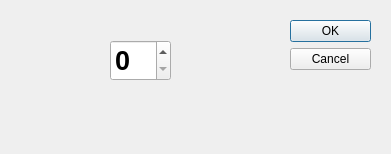
<?xml version="1.0" encoding="UTF-8"?>
<ui version="4.0">
 <class>Dialog</class>
 <widget class="QDialog" name="Dialog">
  <property name="geometry">
   <rect>
    <x>0</x>
    <y>0</y>
    <width>391</width>
    <height>154</height>
   </rect>
  </property>
  <property name="windowTitle">
   <string>Dialog</string>
  </property>
  <widget class="QDialogButtonBox" name="buttonBox">
   <property name="geometry">
    <rect>
     <x>290</x>
     <y>20</y>
     <width>81</width>
     <height>241</height>
    </rect>
   </property>
   <property name="orientation">
    <enum>Qt::Vertical</enum>
   </property>
   <property name="standardButtons">
    <set>QDialogButtonBox::Cancel|QDialogButtonBox::Ok</set>
   </property>
  </widget>
  <widget class="QSpinBox" name="spinBox">
   <property name="geometry">
    <rect>
     <x>110</x>
     <y>40</y>
     <width>61</width>
     <height>41</height>
    </rect>
   </property>
   <property name="font">
    <font>
     <pointsize>20</pointsize>
     <weight>75</weight>
     <bold>true</bold>
    </font>
   </property>
  </widget>
 </widget>
 <resources/>
 <connections>
  <connection>
   <sender>buttonBox</sender>
   <signal>accepted()</signal>
   <receiver>Dialog</receiver>
   <slot>accept()</slot>
   <hints>
    <hint type="sourcelabel">
     <x>248</x>
     <y>254</y>
    </hint>
    <hint type="destinationlabel">
     <x>157</x>
     <y>274</y>
    </hint>
   </hints>
  </connection>
  <connection>
   <sender>buttonBox</sender>
   <signal>rejected()</signal>
   <receiver>Dialog</receiver>
   <slot>reject()</slot>
   <hints>
    <hint type="sourcelabel">
     <x>316</x>
     <y>260</y>
    </hint>
    <hint type="destinationlabel">
     <x>286</x>
     <y>274</y>
    </hint>
   </hints>
  </connection>
 </connections>
</ui>
